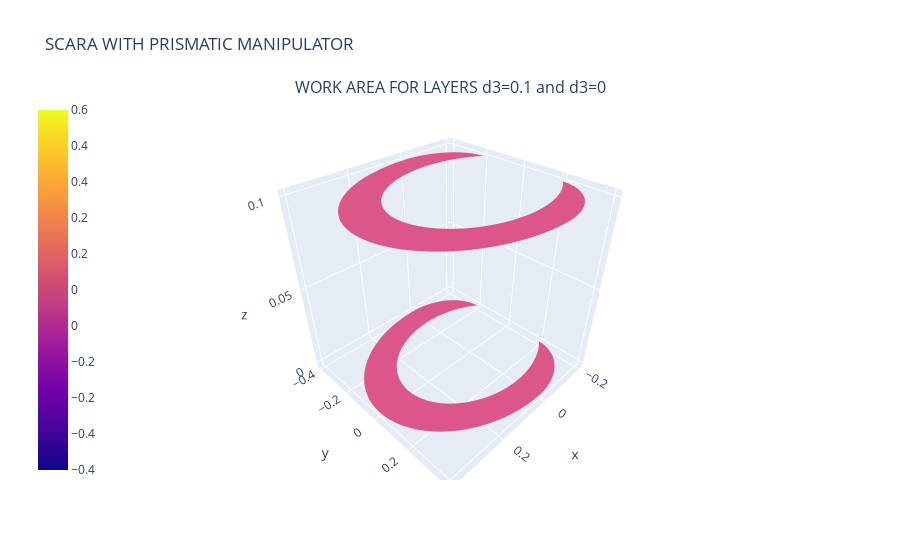

Source (notebook cell):
### Markdown cell above
## Now we are going to determine the Robot Work AREA, we will use the Plotly library.
### This representation must be done in layers, initially we will assume the position of d3=0.1, thus we will draw the layer Z=0 and then d3=0 representing the layer Z=0.1

### Code cell
import numpy as np
from plotly.offline import download_plotlyjs, init_notebook_mode, plot, iplot
init_notebook_mode(connected=True) # for offline mode in Jupyter Notebook use
import plotly.graph_objs as go
from numpy import * 
from plotly.subplots import make_subplots

la, lb, lc = 0.2,0.2,0.1  # arm length and height values
theta1, theta2 = np.mgrid[-np.pi/2:np.pi/2:100j, -np.pi/2:np.pi/2:100j] # motors that can move from -90 to 90º

x = la*cos(theta1) + lb*cos(theta1 + theta2)
y = la*sin(theta1) + lb*sin(theta1 + theta2)
z = y*0   # The initial area represented is in the layer Z=0 d3=0.1 --> Z=0.1-d3=0

fig = make_subplots(rows=1, cols=1,
                    specs=[[{'is_3d': True}]],
                    subplot_titles=['WORK AREA FOR LAYERS d3=0.1 and d3=0'],
                    )

fig.add_trace(go.Surface(x=x, y=y, z=z, colorbar_x=-0.07))
# The final area represented is in layer Z=0.1,d3=0 Z=0.1-d3=0.1
fig.add_trace(go.Surface(x=x, y=y, z=z+0.1, colorbar_x=-0.07)) 
fig.update_layout(title_text="SCARA WITH PRISMATIC MANIPULATOR")
fig.show()

### Figure 1 — Plotly figure (JSON) as saved in the notebook; plotly's stock layout.template omitted (floating-point values rounded to 4 significant figures; data arrays with more than 128 entries replaced by an {"elided": "..."} marker saying what was removed)
{"data": [{"colorbar": {"x": -0.07}, "type": "surface", "x": {"elided": "100x100 float values"}, "y": {"elided": "100x100 float values"}, "z": {"elided": "100x100 float values"}}, {"colorbar": {"x": -0.07}, "type": "surface", "x": {"elided": "100x100 float values"}, "y": {"elided": "100x100 float values"}, "z": {"elided": "100x100 float values"}}], "layout": {"annotations": [{"font": {"size": 16}, "showarrow": false, "text": "WORK AREA FOR LAYERS d3=0.1 and d3=0", "x": 0.5, "xanchor": "center", "xref": "paper", "y": 1, "yanchor": "bottom", "yref": "paper"}], "scene": {"domain": {"x": [0, 1], "y": [0, 1]}}, "title": {"text": "SCARA WITH PRISMATIC MANIPULATOR"}}}
